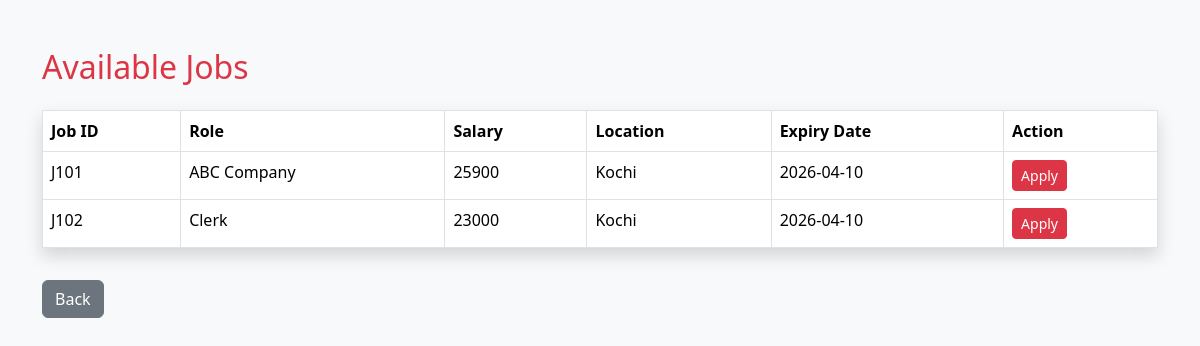
The page /job/apply (signed in) on the database its author committed.
### tables this page shows
CREATE TABLE jobs(
            job_id TEXT PRIMARY KEY,
            company_id TEXT,
            job_role TEXT,
            salary TEXT,
            location TEXT,
            expiry_date DATE
        );

### app.py (the view, shortened to what this page needs)
@app.route("/job/apply", methods=["GET", "POST"])
def job_apply():
    if "student_id" not in session:
        return redirect("/student/login")
    student_id = session["student_id"]
    conn = get_connection()
    cursor = conn.cursor()
    cursor.execute("SELECT * FROM jobs WHERE expiry_date >= ?", (str(date.today()),))
    jobs = cursor.fetchall()
    conn.close()
    return render_template("jobapply.html", jobs=jobs)

### app.py (called while the page is built)
def get_connection():
    return sqlite3.connect(
        r"C:\Users\binnu\OneDrive\Desktop\iit_project\placement.db",
        timeout=10,
        check_same_thread=False
    )

### templates/jobapply.html (shortened to what this page needs)
<!DOCTYPE html>
<html>
<head>
    <link href="https://cdn.jsdelivr.net/npm/bootstrap@5.3.3/dist/css/bootstrap.min.css" rel="stylesheet">
</head>
<body class="bg-light">
<div class="container py-5">
    <h2 class="text-danger mb-4">Available Jobs</h2>
    <table class="table table-bordered shadow bg-white">
        <tr>
            <th>Job ID</th>
            <th>Role</th>
            <th>Salary</th>
            <th>Location</th>
            <th>Expiry Date</th>
            <th>Action</th>
        </tr>
        {% for job in jobs %}
        <tr>
            <td>{{ job[0] }}</td>
            <td>{{ job[2] }}</td>
            <td>{{ job[3] }}</td>
            <td>{{ job[4] }}</td>
            <td>{{ job[5] }}</td>
            <td>
                <form method="POST">
                    <button type="submit" class="btn btn-danger btn-sm">Apply</button>
                </form>
            </td>
        </tr>
        {% endfor %}
    </table>
    <a href="/student/dashboard" class="btn btn-secondary mt-3">Back</a>
</div>
</body>
</html>

### rows shown on the page
jobs: job_id "J101", job_role "ABC Company", salary "25900", location "Kochi", expiry_date "2026-04-10"
jobs: job_id "J102", job_role "Clerk", salary "23000", location "Kochi", expiry_date "2026-04-10"
